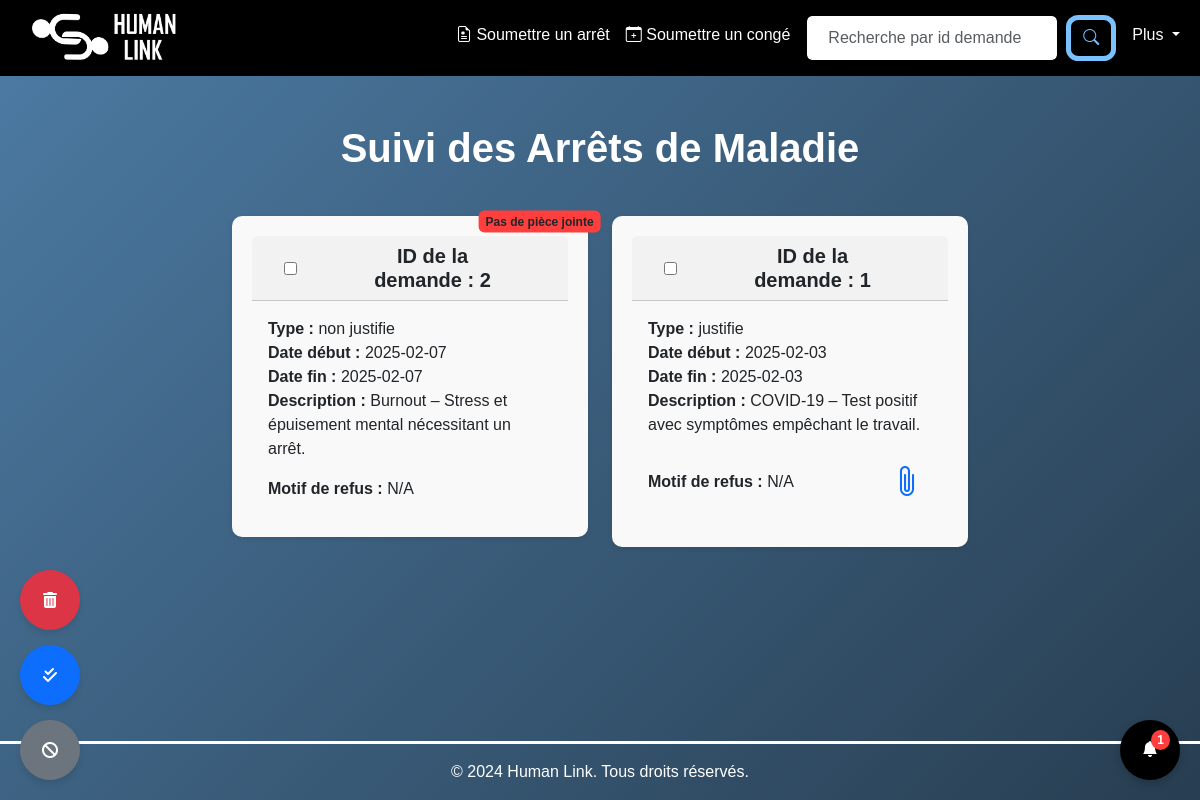
Screenshot of /mes_demandes_d_arrêts (signed in) with the database file from the repository.
### tables this page shows
CREATE TABLE demandes_arrêt(
            id INTEGER PRIMARY KEY AUTOINCREMENT,
            employe_email TEXT NOT NULL,
            type_maladie TEXT CHECK(type_maladie IN ('justifie', 'non justifie')),
            date_debut DATE NOT NULL,
            date_fin DATE NOT NULL,
            description TEXT,
            statut TEXT DEFAULT 'en attente',
            motif_refus TEXT,
            piece_jointe TEXT
        );

### app.py (the view)
@app.route('/mes_demandes_d_arrêts')
def mes_demandes_d_arrêts():
    if 'email' not in session or session['role'] == "admin":
        flash("Vous devez être connecté pour accéder à cette page.")
        return redirect(url_for('login'))
    employe_email = session['email']
    connexion = connect_db()
    cur = connexion.cursor()
    cur.execute("SELECT * FROM demandes_arrêt WHERE employe_email = ?", (employe_email,))
    arrets = cur.fetchall()
    connexion.close()
    notifications = récupérer_notifications(employe_email)
    nombre_notifications_non_lues = récupérer_nombre_notifications_non_lues(employe_email)
    marquer_notifications_comme_lues(employe_email)
    return render_template(
        'employé_arrêts.html',
        arrets=arrets,
        notifications=notifications,
        nombre_notifications_non_lues=nombre_notifications_non_lues
    )

### app.py (called while the page is built)
def récupérer_notifications(email):
    connexion = connect_db()
    cur = connexion.cursor()
    cur.execute("""
        SELECT id, message, type, created_at, is_read
        FROM notifications
        WHERE email = ?
        ORDER BY created_at DESC
    """, (email,))
    notifications = cur.fetchall()
    connexion.close()
    return [
        {
            'id': n[0],
            'message': n[1],
            'type': n[2],
            'created_at': datetime.strptime(n[3], '%Y-%m-%d %H:%M:%S') if isinstance(n[3], str) else n[3],
            'is_read': n[4]
        }
        for n in notifications
    ]

def récupérer_nombre_notifications_non_lues(email):
    connexion = connect_db()
    cur = connexion.cursor()
    cur.execute("""
        SELECT COUNT(*)
        FROM notifications
        WHERE email = ? AND is_read = 0
    """, (email,))
    count = cur.fetchone()[0]
    connexion.close()
    return count

def marquer_notifications_comme_lues(email):
    connexion = connect_db()
    try:
        cur = connexion.cursor()
        cur.execute("""
            UPDATE notifications
            SET is_read = 1
            WHERE email = ?
        """, (email,))
        connexion.commit()
    except sqlite3.OperationalError as e:
        print(f"Erreur SQLite: {e}")
    finally:
        connexion.close()

@app.template_filter('format_datetime')
def format_datetime(value, format='%d-%m-%Y %H:%M'):
    if isinstance(value, datetime):
        return value.strftime(format)
    try:
        value = datetime.strptime(value, '%Y-%m-%d %H:%M:%S')
        return value.strftime(format)
    except Exception:
        return value

### db_setup.py (called while the page is built)
def connect_db():
    connexion = sqlite3.connect("rh_data.db")
    connexion.row_factory = sqlite3.Row
    return connexion

### templates/employé_arrêts.html (shortened to what this page needs)
{% extends "employé_base.html" %}
{% block content1 %}
<li class="nav-item">
    <form class="d-flex mx-2" id="searchBox">
        <input class="form-control me-2" type="search" id="searchInput" placeholder="Recherche par id demande" aria-label="Rechercher">
        <button class="btn btn-custom-search" type="button" onclick="searchDemandeEmploye()">
            <i class="bi bi-search"></i>
        </button>
    </form>
</li>
{% endblock %}
{% block content2 %}
<h1 class="text-center mb-4">Suivi des Arrêts de Maladie</h1>
{% if arrets %}
    <div class="row justify-content-center">
        {% for arret in arrets | reverse %}
        <div class="col-md-6 col-lg-4 demande-card-wrapper">
            <div class="card demande-card" onclick="agrandirCarte(this)">
                <div class="card-header d-flex justify-content-between align-items-center">
                    <input type="checkbox" class="checkbox-item mx-3" value="{{ arret[0] }}">
                    <h5 class="card-title text-center fw-bold mb-0 mx-5">ID de la demande : {{ arret[0] }}</h5>
                </div>
                <div class="card-body">
                    <p class="card-text">
                        <strong>Type :</strong> {{ arret[2] }}<br>
                        <strong>Date début :</strong> {{ arret[3] }}<br>
                        <strong>Date fin :</strong> {{ arret[4] }}<br>
                        <strong>Description :</strong> {{ arret[5] }}
                    </p>
                    <div style="display: flex; justify-content: space-between; align-items: center;">
                        <span>
                            <strong>Motif de refus :</strong> {{ arret[7] if arret[7] else "N/A" }}
                        </span>
                        {% if arret[8] %}
                            <a href="{{ url_for('static', filename='uploads/arréts/' + arret[8]) }}" target="_blank" class="btn btn-link btn-sm">
                                <i class="bi bi-paperclip" style="font-size: 2rem;"></i>
                            </a>
                        {% else %}
                            <span class="badge text-dark d-flex align-items-center justify-content-center" id="badgePerso">
                                Pas de pièce jointe
                            </span>
                        {% endif %}
                    </div>
                </div>
            </div>
        </div>
        {% endfor %}
    </div>
    <div class="floating-buttons">
        <button class="btn btn-danger rounded-circle floating-btn" onclick="deleteSelectedItems('demandes_arrêt')" title="Supprimer les arrêts sélectionnés">
            <i class="fas fa-trash-alt"></i>
        </button>
        <button class="btn btn-primary rounded-circle floating-btn" onclick="selectAll()" title="Tout sélectionner">
            <i class="fas fa-check-double"></i>
        </button>
        <button class="btn btn-secondary rounded-circle floating-btn" onclick="deselectAll()" title="Tout désélectionner">
            <i class="fas fa-ban"></i>
        </button>
    </div>
{% else %}
    <div class="text-center mt-5">
        <img src="{{ url_for('static', filename='img/Fichier2.png') }}" alt="Aucune demande" class="no-demand-image">
        <h4 class="text-white mt-4">Aucune demande d'arrêt pour le moment.</h4>
    </div>
{% endif %}
{% endblock %}

### static/styles.css (style rules this page uses)
body { display: flex; flex-direction: column; min-height: 100vh; margin: 0; font-family: sans-serif; }
a { white-space: nowrap; overflow: hidden; text-overflow: ellipsis; }
h1 { font-weight: bold; }
nav li { width: max-content; }
.btn-custom-search { border-color: #79c1ff; border-radius: 25%; border-width: 5px; color: #79c1ff; background-color: transparent; transition: background-color 0.3s, color 0.3s; }
.btn-custom-search .bi-search { color: inherit; }
.card { background: rgba(0, 0, 0, 0.392); border: white; border-radius: 15px; margin-top: 20px; }
a { color: #000427; text-decoration: underline; }
#badgePerso { position: absolute; top: 0; right: 5%; transform: translate(25%, -25%); background-color: #ff3e3e; font-size: 0.75rem; padding: 0.4em 0.6em; }
.form-control { border-color:#000; }
.demande-card { background-color: #f9f9f9; padding: 20px; border-radius: 10px; box-shadow: 0 2px 5px rgba(0, 0, 0, 0.1); transition: transform 0.3s ease, box-shadow 0.3s ease; cursor: pointer; width: 100%; max-width: 400px; }
#searchBox { width: auto; }
@media (min-width: 1024px) { #searchBox { width: 310px; } }
#searchInput { text-align: center; }
.floating-buttons { position: fixed; bottom: 20px; left: 20px; display: flex; flex-direction: column; gap: 15px; z-index: 1000; }
.floating-btn { width: 60px; height: 60px; display: flex; align-items: center; justify-content: center; box-shadow: 0 4px 6px rgba(0, 0, 0, 0.1); transition: transform 0.2s ease, box-shadow 0.2s ease; }

### rows the page displays
demandes_arrêt: id "2", type_maladie "non justifie", date_debut "2025-02-07", date_fin "2025-02-07", description "Burnout – Stress et épuisement mental nécessitant un arrêt.", arret "N/A", shows "Pas de pièce jointe"
demandes_arrêt: id "1", type_maladie "justifie", date_debut "2025-02-03", date_fin "2025-02-03", description "COVID-19 – Test positif avec symptômes empêchant le travail.", arret "N/A"

### other values shown
{{ nombre_notifications_non_lues }} "1"
